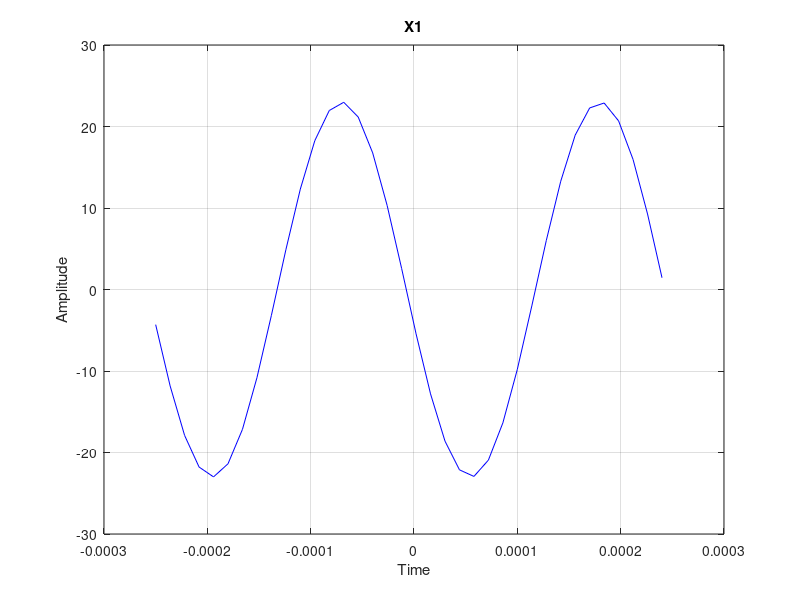
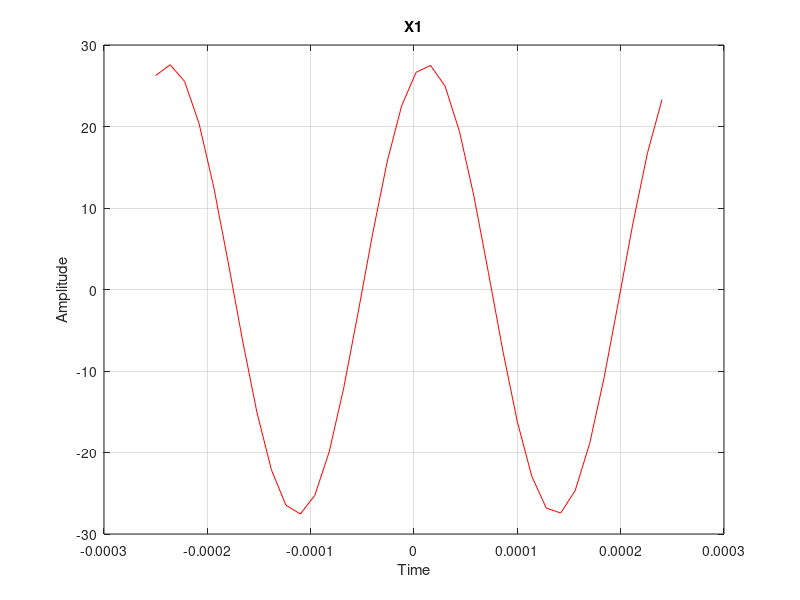

The MATLAB source for these figures, in order:
%a
T = 1/4000;
tt = -T:0.000014:T;
tm1 = (37.2/10)*T; tm2 = -(41.3/14)*T;
A1 = 23; A2 = 1.2*A1;
x1 = A1*cos(2*pi*4000*(tt-tm1));
x2 = A2*cos(2*pi*4000*(tt-tm2));

%b
figure(1)
plot(tt, x1, 'b-'), grid on
xlabel("Time");
ylabel("Amplitude");
title("X1");

figure(2);
plot(tt, x2, 'r-'), grid on
xlabel("Time");
ylabel("Amplitude");
title("X1")

%c
%x3 = x1+x2;
%plot(tt, x3, 'b-'), grid on
%xlabel("Time");
%ylabel("Amplitude");
%title('Combined signal')


%complex amplitude representation
%temp = real(A1*exp(j*2*pi*4000*-tm1)*exp(j*2*pi*4000*tt));
%subplot(4,1,4)
%figure(1);
%plot(tt, temp, 'r-'), grid on
%title("Complex Amplitude")

%subplot(3,1,1);
%plot(tt, x1, 'b-'), grid on
%xlabel("Time");
%ylabel("Amplitude");
%title("First Plot");

%subplot(3,1,2);
%plot(tt, x1, 'b-'), grid on
%xlabel("Time");
%ylabel("Amplitude");
%title("Second Plot");

%subplot(3,1,3);
%plot(tt, x1, 'b-'), grid on
%xlabel("Time");
%ylabel("Amplitude");
%title("Maruf Usman");
